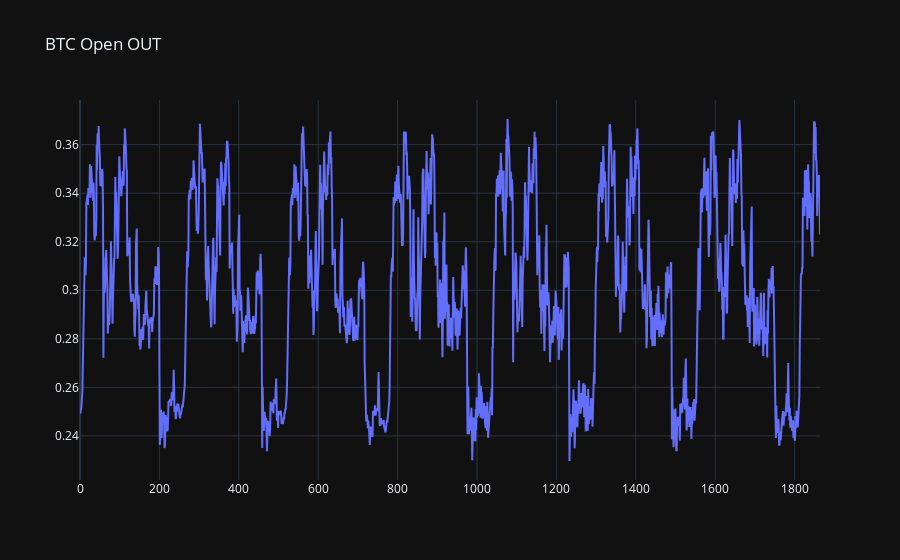

Notebook code cell kept with this figure:
### Code cell
# viz
fig = go.Figure()
fig.add_trace(go.Scatter(
    y = df_out_v5['Open'], 
    name='Open'))

fig.update_layout(title_text= 'BTC Open OUT')
fig.update_layout(template="plotly_dark")
fig.show()

### Figure 1 — Plotly figure (JSON) as saved in the notebook; plotly's stock layout.template omitted (floating-point values rounded to 4 significant figures; data arrays with more than 128 entries replaced by an {"elided": "..."} marker saying what was removed)
{"data": [{"name": "Open", "type": "scatter", "y": {"elided": "1865 float values"}}], "layout": {"title": {"text": "BTC Open OUT"}}}
